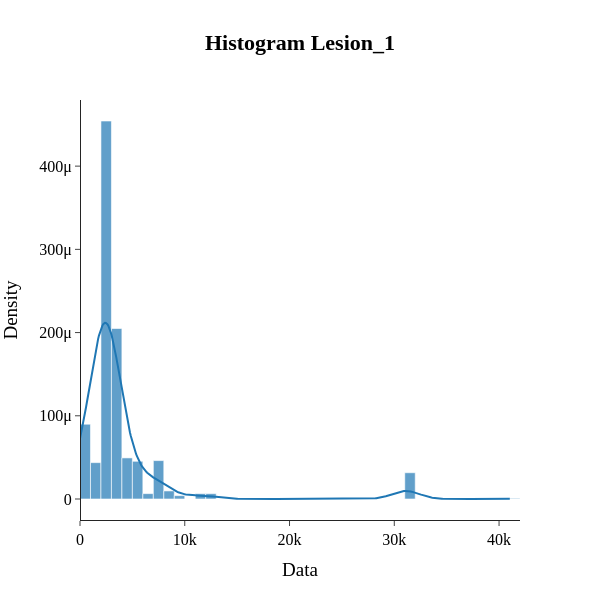

Notebook code cell kept with this figure:
### Markdown cell above
$\text{Next feature is lesion\_1.}$

### Code cell
plots.hist_plot_with_kde(data=train_data["lesion_1"], name="lesion_1", bin_size=1000)

### Figure 1 — Plotly figure (JSON) as saved in the notebook; plotly's stock layout.template omitted (floating-point values rounded to 4 significant figures; data arrays with more than 128 entries replaced by an {"elided": "..."} marker saying what was removed)
{"data": [{"autobinx": false, "histnorm": "probability density", "legendgroup": "lesion_1", "marker": {"color": "rgb(31, 119, 180)"}, "name": "lesion_1", "opacity": 0.7, "type": "histogram", "x": {"elided": "1235 int values"}, "xaxis": "x", "xbins": {"end": 41110, "size": 1000, "start": 0}, "yaxis": "y"}, {"legendgroup": "lesion_1", "marker": {"color": "rgb(31, 119, 180)"}, "mode": "lines", "name": "lesion_1", "showlegend": false, "type": "scatter", "x": {"elided": "500 float values"}, "xaxis": "x", "y": {"elided": "500 float values"}, "yaxis": "y"}], "layout": {"barmode": "overlay", "font": {"color": "Black", "family": "Times New Roman", "size": 16}, "height": 600, "hovermode": "closest", "legend": {"traceorder": "reversed"}, "showlegend": false, "title": {"text": "<b>Histogram Lesion_1<b>", "x": 0.5}, "width": 600, "xaxis": {"anchor": "y2", "domain": [0, 1], "title": {"text": "Data"}, "zeroline": false}, "yaxis": {"anchor": "free", "domain": [0, 1], "position": 0, "title": {"text": "Density"}}}}
